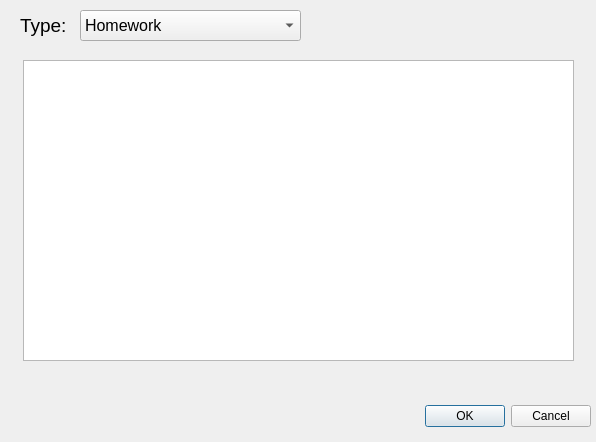
<?xml version="1.0" encoding="UTF-8"?>
<ui version="4.0">
 <class>Add</class>
 <widget class="QDialog" name="Add">
  <property name="geometry">
   <rect>
    <x>0</x>
    <y>0</y>
    <width>596</width>
    <height>442</height>
   </rect>
  </property>
  <property name="windowTitle">
   <string>Dialog</string>
  </property>
  <widget class="QDialogButtonBox" name="confirm">
   <property name="geometry">
    <rect>
     <x>250</x>
     <y>400</y>
     <width>341</width>
     <height>32</height>
    </rect>
   </property>
   <property name="orientation">
    <enum>Qt::Horizontal</enum>
   </property>
   <property name="standardButtons">
    <set>QDialogButtonBox::Cancel|QDialogButtonBox::Ok</set>
   </property>
  </widget>
  <widget class="QComboBox" name="type_select">
   <property name="geometry">
    <rect>
     <x>80</x>
     <y>10</y>
     <width>221</width>
     <height>31</height>
    </rect>
   </property>
   <property name="font">
    <font>
     <family>Arial</family>
     <pointsize>12</pointsize>
     <weight>50</weight>
     <bold>false</bold>
    </font>
   </property>
   <item>
    <property name="text">
     <string>Homework</string>
    </property>
   </item>
   <item>
    <property name="text">
     <string>Performance</string>
    </property>
   </item>
   <item>
    <property name="text">
     <string>Improvement</string>
    </property>
   </item>
  </widget>
  <widget class="QLabel" name="label">
   <property name="geometry">
    <rect>
     <x>20</x>
     <y>10</y>
     <width>54</width>
     <height>31</height>
    </rect>
   </property>
   <property name="font">
    <font>
     <family>Arial</family>
     <pointsize>14</pointsize>
     <weight>50</weight>
     <bold>false</bold>
    </font>
   </property>
   <property name="text">
    <string>Type:</string>
   </property>
  </widget>
  <widget class="QPlainTextEdit" name="content">
   <property name="geometry">
    <rect>
     <x>23</x>
     <y>60</y>
     <width>551</width>
     <height>301</height>
    </rect>
   </property>
  </widget>
 </widget>
 <resources/>
 <connections>
  <connection>
   <sender>confirm</sender>
   <signal>accepted()</signal>
   <receiver>Add</receiver>
   <slot>accept()</slot>
   <hints>
    <hint type="sourcelabel">
     <x>248</x>
     <y>254</y>
    </hint>
    <hint type="destinationlabel">
     <x>157</x>
     <y>274</y>
    </hint>
   </hints>
  </connection>
  <connection>
   <sender>confirm</sender>
   <signal>rejected()</signal>
   <receiver>Add</receiver>
   <slot>reject()</slot>
   <hints>
    <hint type="sourcelabel">
     <x>316</x>
     <y>260</y>
    </hint>
    <hint type="destinationlabel">
     <x>286</x>
     <y>274</y>
    </hint>
   </hints>
  </connection>
 </connections>
</ui>
